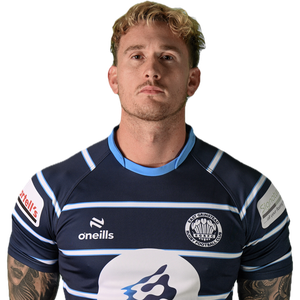
#> input picture img/headshots/AaronBoczek.png, 300 x 300 px, given as the content of the folder y/Documents/Projects/Personal/egrfc-stats/img/old_headshots/, which was not available
$ python photos.py
#> lines starting #> are read from the running program, lines starting #| are printed output that depends on the picture; pictures that were not available may be replaced by others from this repository, and a replacement may not be noted
import cv2
import os
from PIL import Image

# Input and output directories
input_folder = "/Users/samlindsay/Documents/Projects/Personal/egrfc-stats/img/old_headshots/"
output_folder = "img/headshots/"
output_size = 400  # Change to 200 if needed

# Load OpenCV's pre-trained face detection model
face_cascade = cv2.CascadeClassifier(cv2.data.haarcascades + "haarcascade_frontalface_alt2.xml")

# Ensure output folder exists
os.makedirs(output_folder, exist_ok=True)

def detect_face(image_path):
    """Detects the largest face in the image and returns its bounding box (x, y, w, h)."""
    img = cv2.imread(image_path)
    gray = cv2.cvtColor(img, cv2.COLOR_BGR2GRAY)

    faces = face_cascade.detectMultiScale(gray, scaleFactor=1.1, minNeighbors=5, minSize=(50, 50))

    if len(faces) == 0:
        return None  # No face detected

    # Return the largest face detected
    return max(faces, key=lambda rect: rect[2] * rect[3])

def smart_crop_and_resize(image_path, output_path, output_size=400):
    """Crops image to a square based on face position and resizes it."""
#> called with output_path = 'img/headshots/AaronBoczek.png', output_size = 400
    img = Image.open(image_path)
#> img is the input picture: PIL image 300x300 RGBA; mean R, G, B, A 54.9, 50.4, 53, 143.5
    img_cv = cv2.imread(image_path)  # Load for face detection
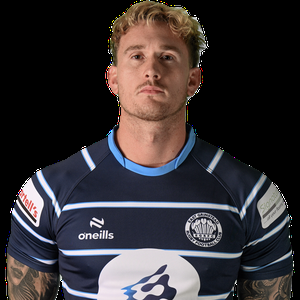
#> img_cv: shape (300, 300, 3); mean B, G, R 53, 50.4, 54.9
    face = detect_face(image_path)
#> in detect_face, `gray = cv2.cvtColor(img, cv2.COLOR_BGR2GRAY)`:
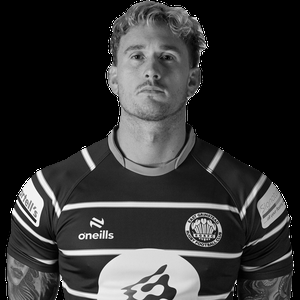
#> gray: shape (300, 300); min 0, max 255, mean 52.1
#> in detect_face, `faces = face_cascade.detectMultiScale(gray, scaleFactor=1.1, minNeighb..`: faces = [[109, 26, 86, 86]]
#> face = [109, 26, 86, 86]

    if face is not None:
        x, y, w, h = face
#> x = 109; y = 26; w = 86; h = 86
        center_x, center_y = x + w // 2, y + (2*h) // 2
#> center_x = 152; center_y = 112
    else:
        # No face detected, fallback to center crop
        center_x, center_y = img.width // 2, img.height // 2

    # Determine square crop dimensions
    min_side = min(img.width, img.height)
#> min_side = 300
    crop_x1 = max(0, center_x - min_side // 2)
#> crop_x1 = 2
    crop_y1 = max(0, center_y - int(min_side * 0.55))  # Shift up slightly
#> crop_y1 = 0
    crop_x2 = crop_x1 + min_side
#> crop_x2 = 302
    crop_y2 = crop_y1 + min_side
#> crop_y2 = 300

    # Ensure crop is within image bounds
    crop_x2 = min(crop_x2, img.width)
#> crop_x2 = 300
    crop_y2 = min(crop_y2, img.height)

    # Perform cropping and resizing
    img_cropped = img.crop((crop_x1, crop_y1, crop_x2, crop_y2))
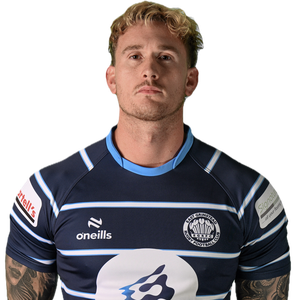
#> img_cropped: PIL image 298x300 RGBA; mean R, G, B, A 55.3, 50.7, 53.4, 144.4; transparent parts drawn white
    img_resized = img_cropped.resize((output_size, output_size), Image.LANCZOS)
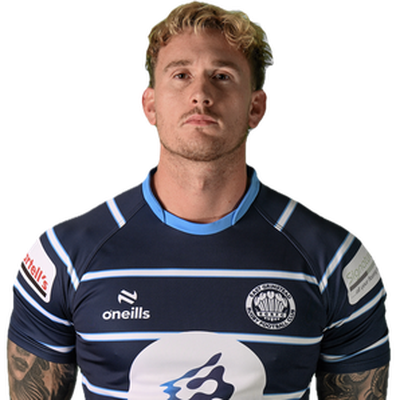
#> img_resized: PIL image 400x400 RGBA; mean R, G, B, A 55.6, 51, 53.7, 144.4; transparent parts drawn white

    # Save the processed image
    img_resized.save(output_path, "PNG")
    print(f"Processed: {os.path.basename(image_path)}")

# Process all PNG images in the folder
for filename in os.listdir(input_folder):
    if filename.lower().endswith(".png") or filename.lower().endswith(".jpg"):
        input_path = os.path.join(input_folder, filename)
        if filename.lower().endswith(".jpg"):
            filename = filename.replace(".jpg", ".png")
        output_path = os.path.join(output_folder, filename)
        smart_crop_and_resize(input_path, output_path, output_size)

print("Batch processing complete!")

$ run again, on img/headshots/BenDarch.png
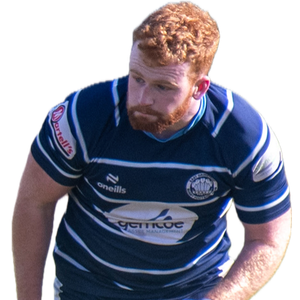
#> input picture img/headshots/BenDarch.png, 300 x 300 px, given as the content of the folder y/Documents/Projects/Personal/egrfc-stats/img/old_headshots/, which was not available
#> in smart_crop_and_resize, img is the input picture: PIL image 300x300 RGBA; mean R, G, B, A 54.7, 54.6, 68.1, 165
#> in smart_crop_and_resize, `img_cv = cv2.imread(image_path)`:
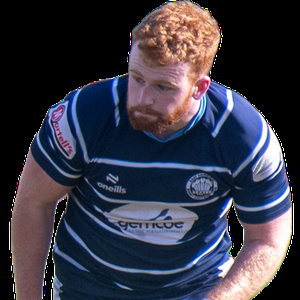
#> img_cv: shape (300, 300, 3); mean B, G, R 68.1, 54.6, 54.7
#> in detect_face, `gray = cv2.cvtColor(img, cv2.COLOR_BGR2GRAY)`:
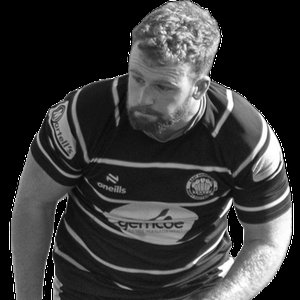
#> gray: shape (300, 300); min 0, max 255, mean 56.1
#> faces = ()

$ run again, on img/headshots/BenGreen.png
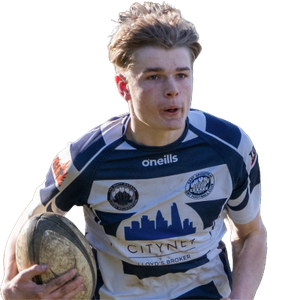
#> input picture img/headshots/BenGreen.png, 300 x 300 px, given as the content of the folder y/Documents/Projects/Personal/egrfc-stats/img/old_headshots/, which was not available
#> in smart_crop_and_resize, img is the input picture: PIL image 300x300 RGBA; mean R, G, B, A 57.8, 57, 64.5, 139.1
#> in detect_face, `gray = cv2.cvtColor(img, cv2.COLOR_BGR2GRAY)`:
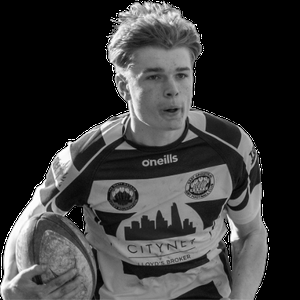
#> gray: shape (300, 300); min 0, max 255, mean 58.1
#> faces = [[135, 48, 71, 71]]
#> face = [135, 48, 71, 71]
#> x = 135; y = 48; w = 71
#> center_x = 170; center_y = 119
#> crop_x1 = 20
#> crop_y1 = 0
#> in smart_crop_and_resize, `crop_x2 = crop_x1 + min_side`: crop_x2 = 320
#> crop_y2 = 300
#> in smart_crop_and_resize, `img_resized = img_cropped.resize((output_size, output_size), Image.LAN..`:
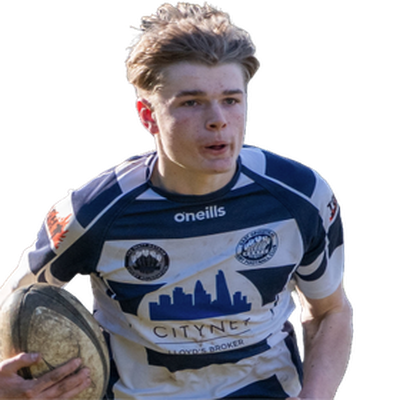
#> img_resized: PIL image 400x400 RGBA; mean R, G, B, A 59.5, 58.9, 67.2, 145.6; transparent parts drawn white

$ run again, on img/headshots/BenMarelli.png
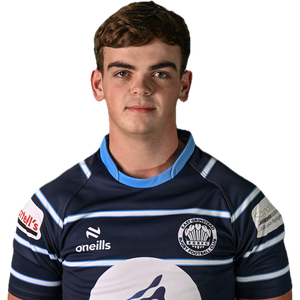
#> input picture img/headshots/BenMarelli.png, 300 x 300 px, given as the content of the folder y/Documents/Projects/Personal/egrfc-stats/img/old_headshots/, which was not available
#> in smart_crop_and_resize, img is the input picture: PIL image 300x300 RGBA; mean R, G, B, A 48.6, 44.4, 47.5, 137.1
#> in detect_face, `gray = cv2.cvtColor(img, cv2.COLOR_BGR2GRAY)`:
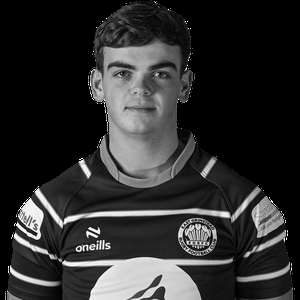
#> gray: shape (300, 300); min 0, max 255, mean 46
#> faces = [[86, 33, 109, 109]]
#> face = [86, 33, 109, 109]
#> x = 86; y = 33; w = 109
#> center_x = 140; center_y = 142
#> crop_x1 = 0
#> crop_x2 = 300
#> in smart_crop_and_resize, `img_resized = img_cropped.resize((output_size, output_size), Image.LAN..`:
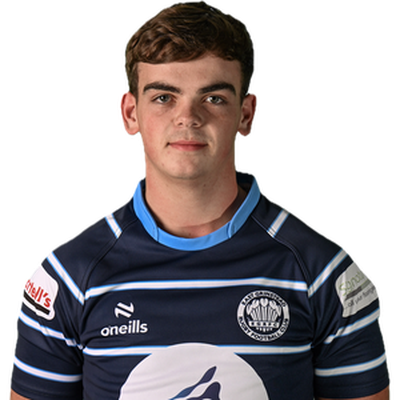
#> img_resized: PIL image 400x400 RGBA; mean R, G, B, A 48.8, 44.6, 47.7, 137.1; transparent parts drawn white
